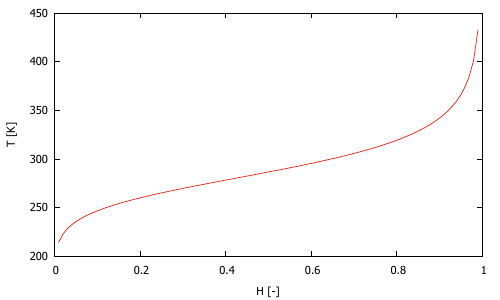

Recreate this plot in gnuplot.
# This is a GNUPLOT script
#
reset
set autoscale                          # scale axes automatically
unset log                              # remove any log-scaling
unset label                            # remove any previous labels
set xtic auto                          # set xtics automatically
set ytic auto                          # set ytics automatically

# Set terminal type
set terminal pdfcairo
set output "transferfunctionT.pdf"

#
Ropt = 16218.0
B    = 3892.2
A    = 0.020637035
#temp(x) = B/log((Ropt-x*Ropt)/(x*A))
temp(x) = B/(log(Ropt-x*Ropt)-log(x*A))

set xrange [0:1]
set style line 1  linetype 2 linecolor rgb "blue"  linewidth 0.500 pointtype 2 pointsize default pointinterval 50
set ylabel "T [K]" # offset -1
set xlabel "H [-]" # offset 0,-1
set style line 1 lt 0 lc "blue" lw 1.5
plot temp(x) notitle lc 7 with lines
 
set output
